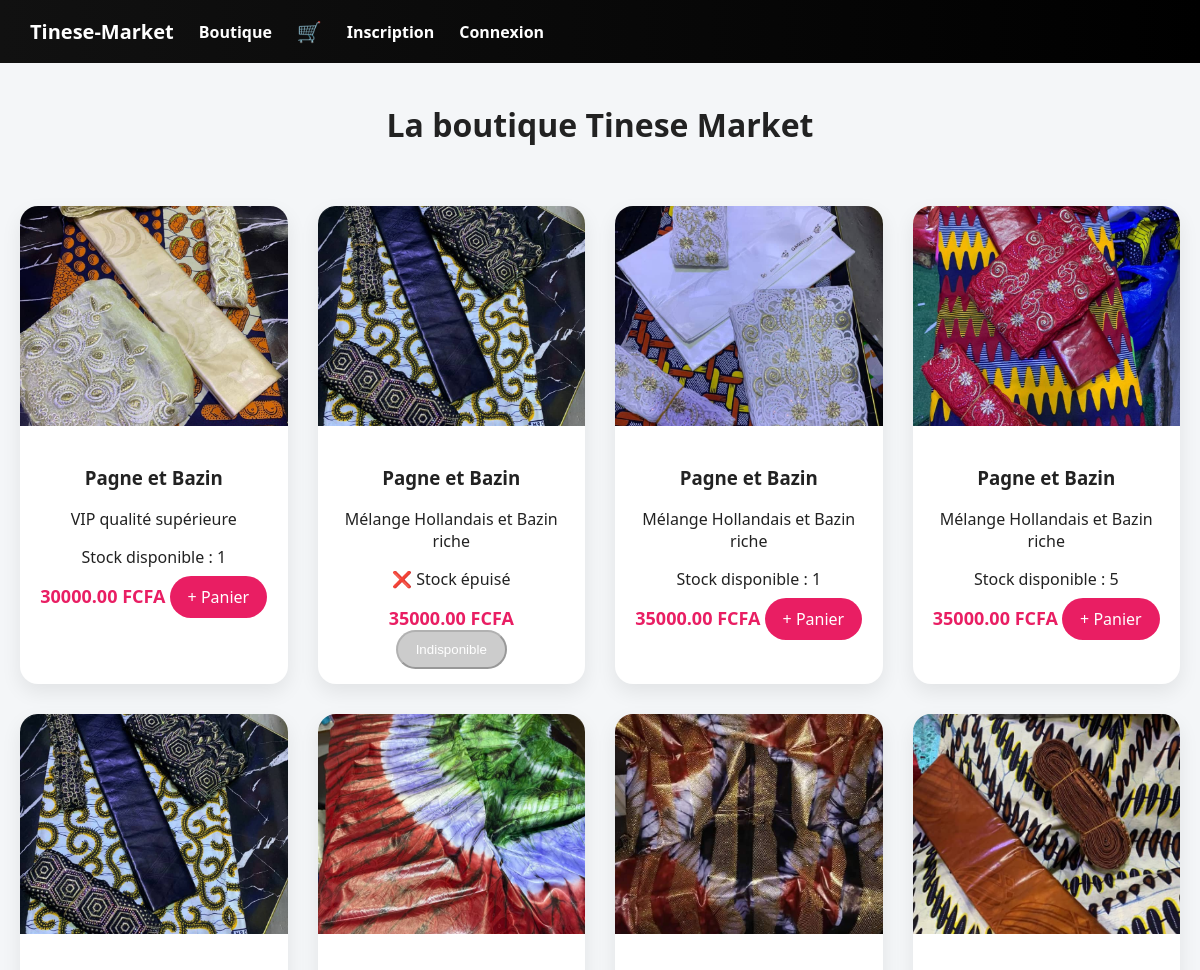
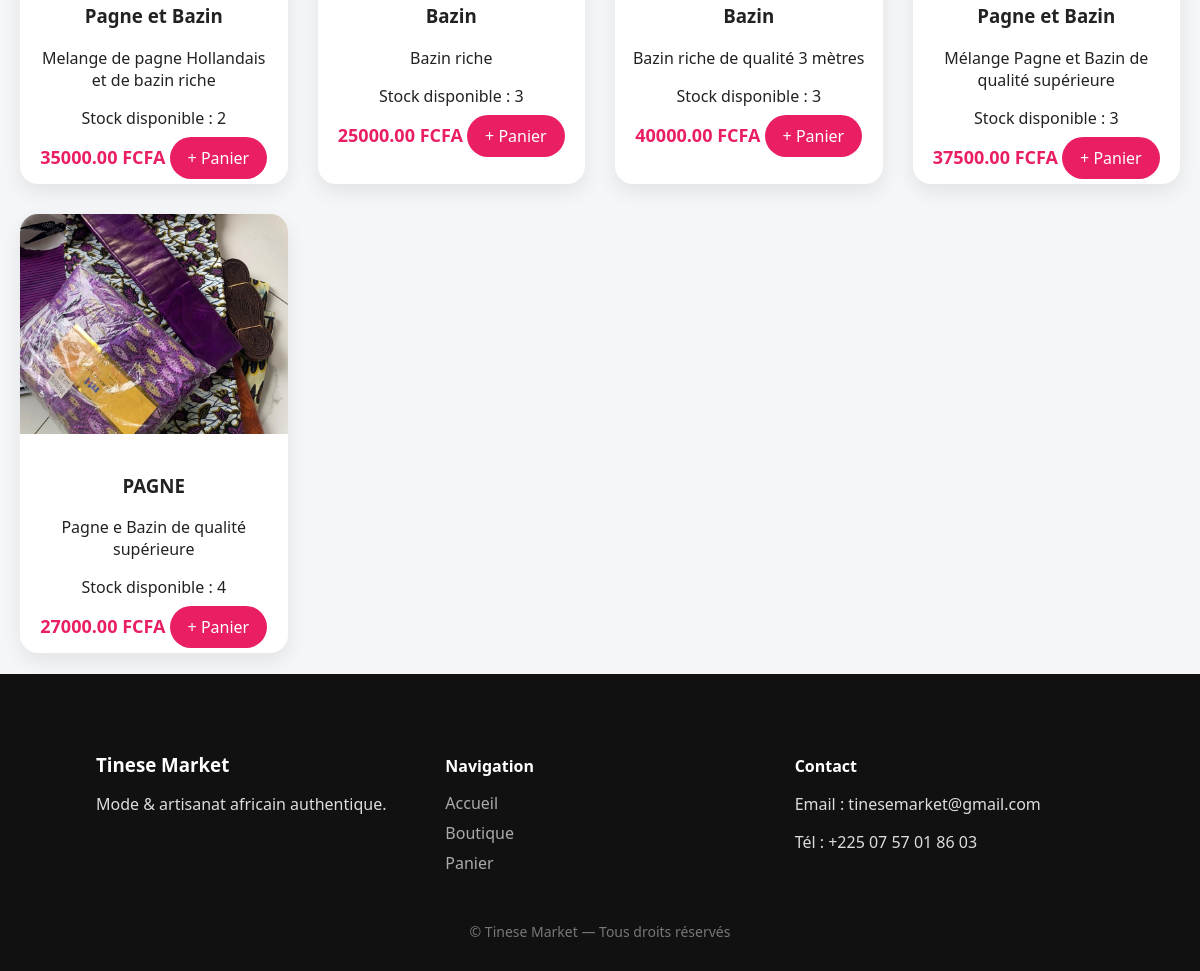
Screenshot of /boutique/vetement/ with the database file from the repository (2 pictures, top to bottom).
### boutique/models.py (models this page shows, shortened)
class Product(models.Model):
    category = models.ForeignKey(
    Category,
    related_name='products',
    on_delete=models.CASCADE,
    null=True,
    blank=True
)
    name = models.CharField(max_length=200)
    description = models.TextField()
    price = models.DecimalField(max_digits=8, decimal_places=2)
    stock = models.PositiveIntegerField(default=0)
    image = models.ImageField(upload_to='products/', blank=True)

### boutique/views.py (the view)
# urls.py: path('<slug:category_slug>/', views.shop_by_category, name='shop_by_category'),
def shop_by_category(request, category_slug):
    category = get_object_or_404(Category, slug=category_slug)
    products = Product.objects.filter(category=category)
    categories = Category.objects.all()
    return render(request, "boutique/shop.html", {
        "products": products,
        "categories": categories,
        "active_category": category
    })

### cart/cart.py (called while the page is built)
    def total_quantity(self):
        return sum(item['qty'] for item in self.cart.values())

### cart/context_processors.py (called while the page is built)
def cart_info(request):
    cart = Cart(request)
    return {
        'cart_count': cart.total_quantity()
    }

### templates/boutique/shop.html (shortened to what this page needs)
{% extends 'base.html' %}
{% block content %}
<h1 class="page-title">La boutique Tinese Market</h1>
<div class="products">
    {% for product in products %}
        <div class="product-card">
            <div class="product-image">
                {% if product.image %}
                    <img src="{{ product.image.url }}" alt="{{ product.name }}">
                {% endif %}
            </div>
            <div class="product-info">
                <h3>{{ product.name }}</h3>
                <p>{{ product.description|truncatechars:80 }}</p>
                {% if product.stock > 0 %}
                    <p class="stock in-stock">
                        Stock disponible : {{ product.stock }}
                    </p>
                {% else %}
                    <p class="stock out-stock">
                        ❌ Stock épuisé
                    </p>
                {% endif %}
                <div class="product-footer">
                    <span class="price">{{ product.price }} FCFA</span>
                    {% if product.stock > 0 %}
                        <a class="btn-add"
                           href="{% url 'add_to_cart' product.id %}">
                            + Panier
                        </a>
                    {% else %}
                        <button class="btn-add disabled" disabled>
                            Indisponible
                        </button>
                    {% endif %}
                </div>
            </div>
        </div>
    {% empty %}
        <p>Aucun produit</p>
    {% endfor %}
</div>
{% endblock %}

### static/css/style.css (style rules this page uses)
body { font-family: "Segoe UI", Arial, sans-serif; margin: 0; background: #f4f6f8; color: #222; }
h1, h2, h3 { font-weight: 700; }
.page-title { text-align: center; margin: 40px 0; }
.btn-add { background: #e91e63; color: white; padding: 10px 18px; border-radius: 25px; text-decoration: none; }
.products { display: grid; grid-template-columns: repeat(auto-fit, minmax(260px, 1fr)); gap: 30px; padding: 20px; }
.product-card { background: white; border-radius: 18px; overflow: hidden; box-shadow: 0 8px 20px rgba(0,0,0,.08); transition: transform .3s; }
.product-image img { width: 100%; height: 220px; object-fit: cover; }
.product-info { padding: 15px; text-align: center; }
.price { font-size: 18px; font-weight: bold; color: #e91e63; }
html, body { height: 100%; }
body { display: flex; flex-direction: column; }
.btn-add.disabled { background: #ccc; cursor: not-allowed; }

### rows the page displays
Product: image (picture), name "Pagne et Bazin", description "VIP qualité supérieure", stock "1", price "30000.00", shows "+ Panier"
Product: image (picture), name "Pagne et Bazin", description "Mélange Hollandais et Bazin riche", stock "❌ Stock épuisé", price "35000.00"
Product: image (picture), name "Pagne et Bazin", description "Mélange Hollandais et Bazin riche", stock "1", price "35000.00", shows "+ Panier"
Product: image (picture), name "Pagne et Bazin", description "Mélange Hollandais et Bazin riche", stock "5", price "35000.00", shows "+ Panier"
Product: image (picture), name "Pagne et Bazin", description "Melange de pagne Hollandais et de bazin riche", stock "2", price "35000.00", shows "+ Panier"
Product: image (picture), name "Bazin", description "Bazin riche", stock "3", price "25000.00", shows "+ Panier"
Product: image (picture), name "Bazin", description "Bazin riche de qualité 3 mètres", stock "3", price "40000.00", shows "+ Panier"
Product: image (picture), name "Pagne et Bazin", description "Mélange Pagne et Bazin de qualité supérieure", stock "3", price "37500.00", shows "+ Panier"
Product: image (picture), name "PAGNE", description "Pagne e Bazin de qualité supérieure", stock "4", price "27000.00", shows "+ Panier"
